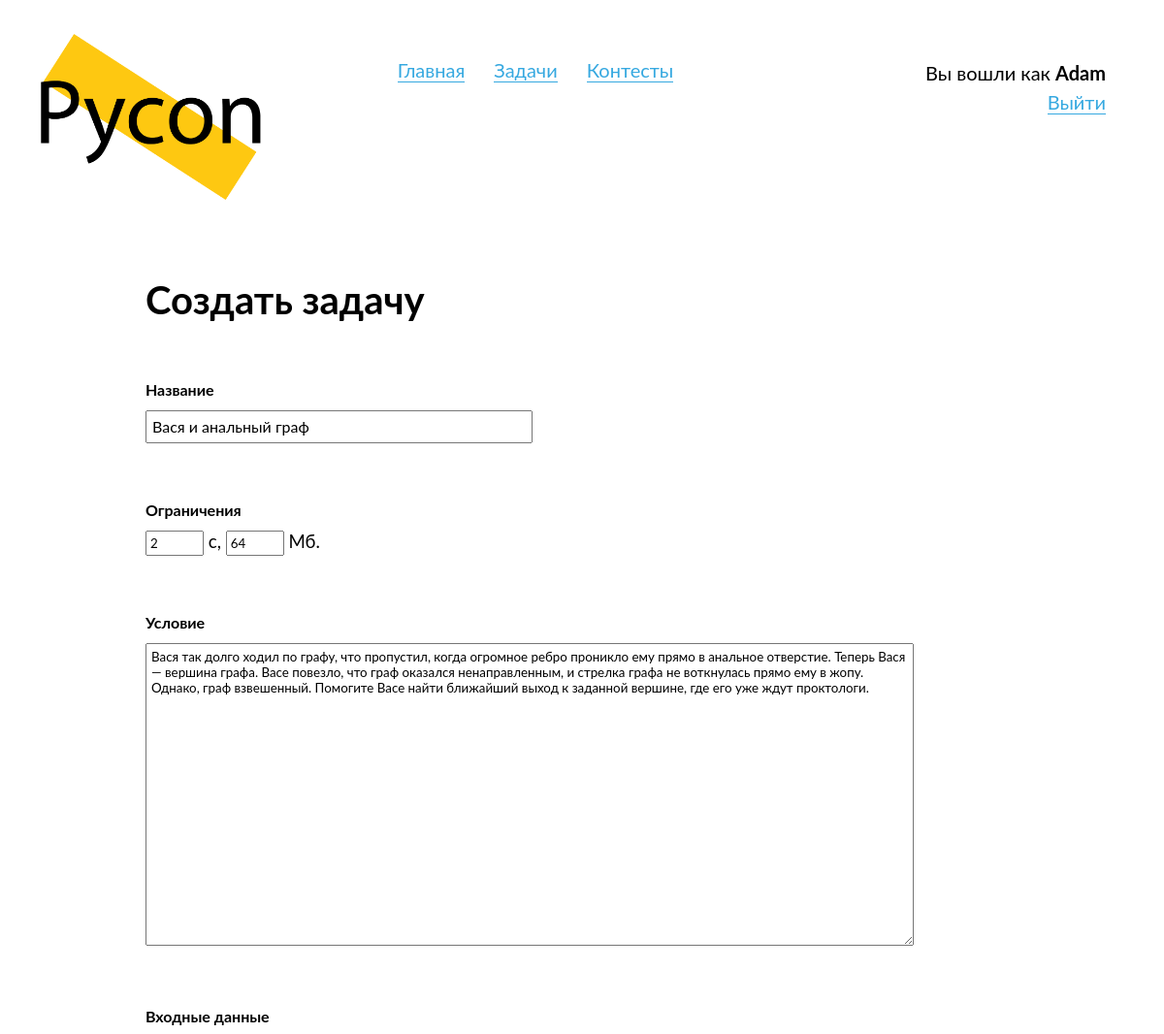
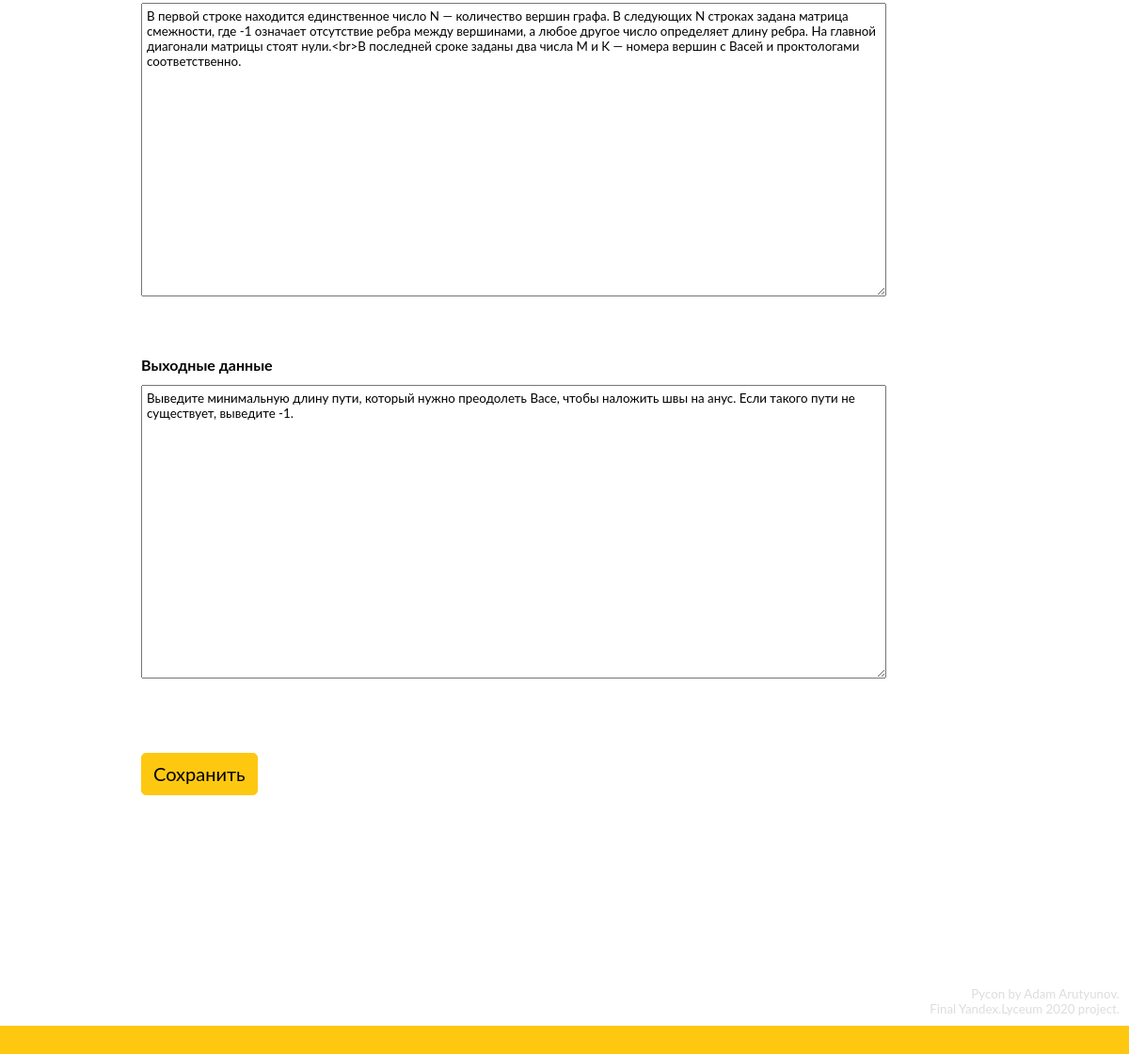
Before: /problems/1/edit (signed in) with the older database file (2 pictures, top to bottom).
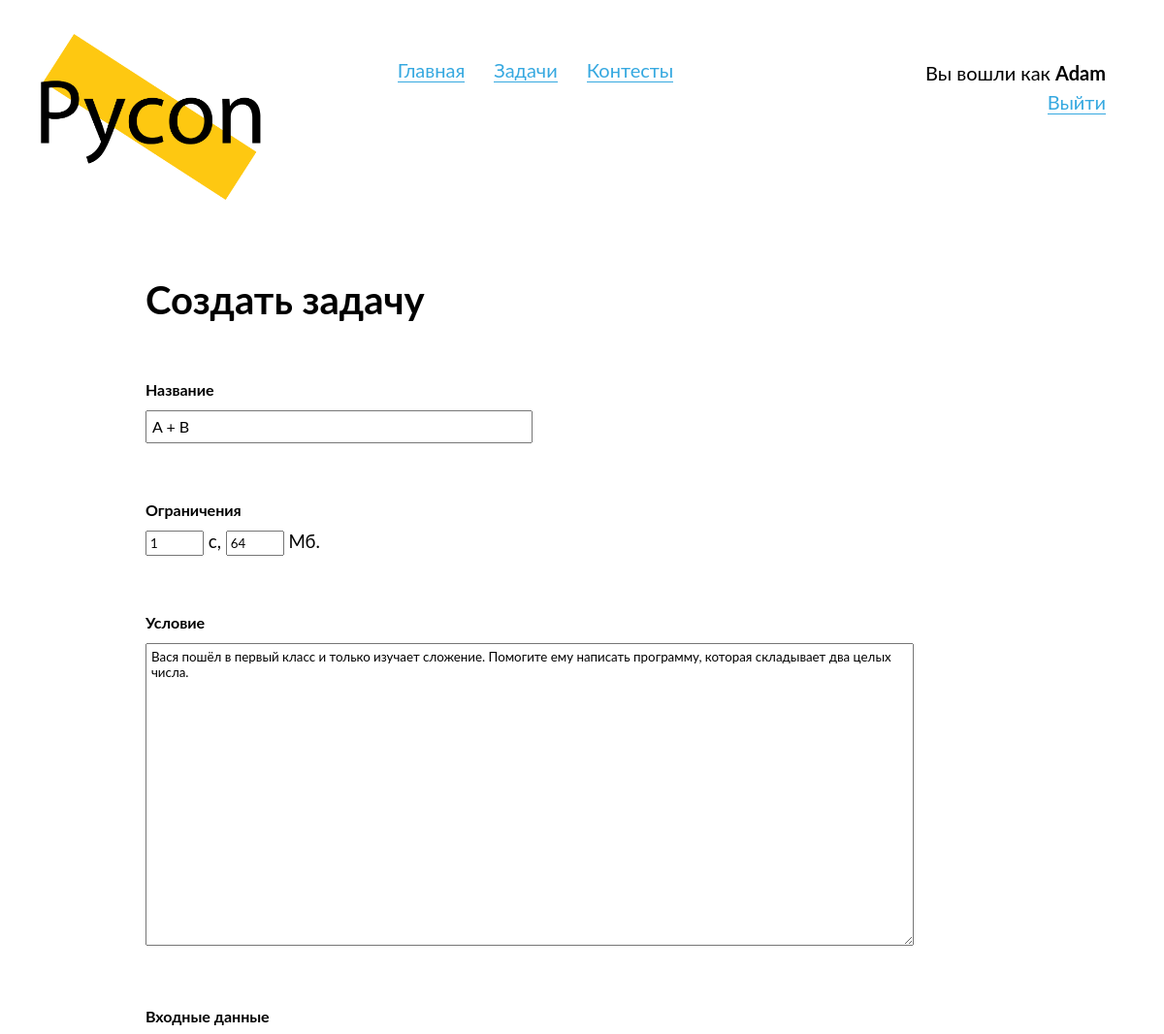
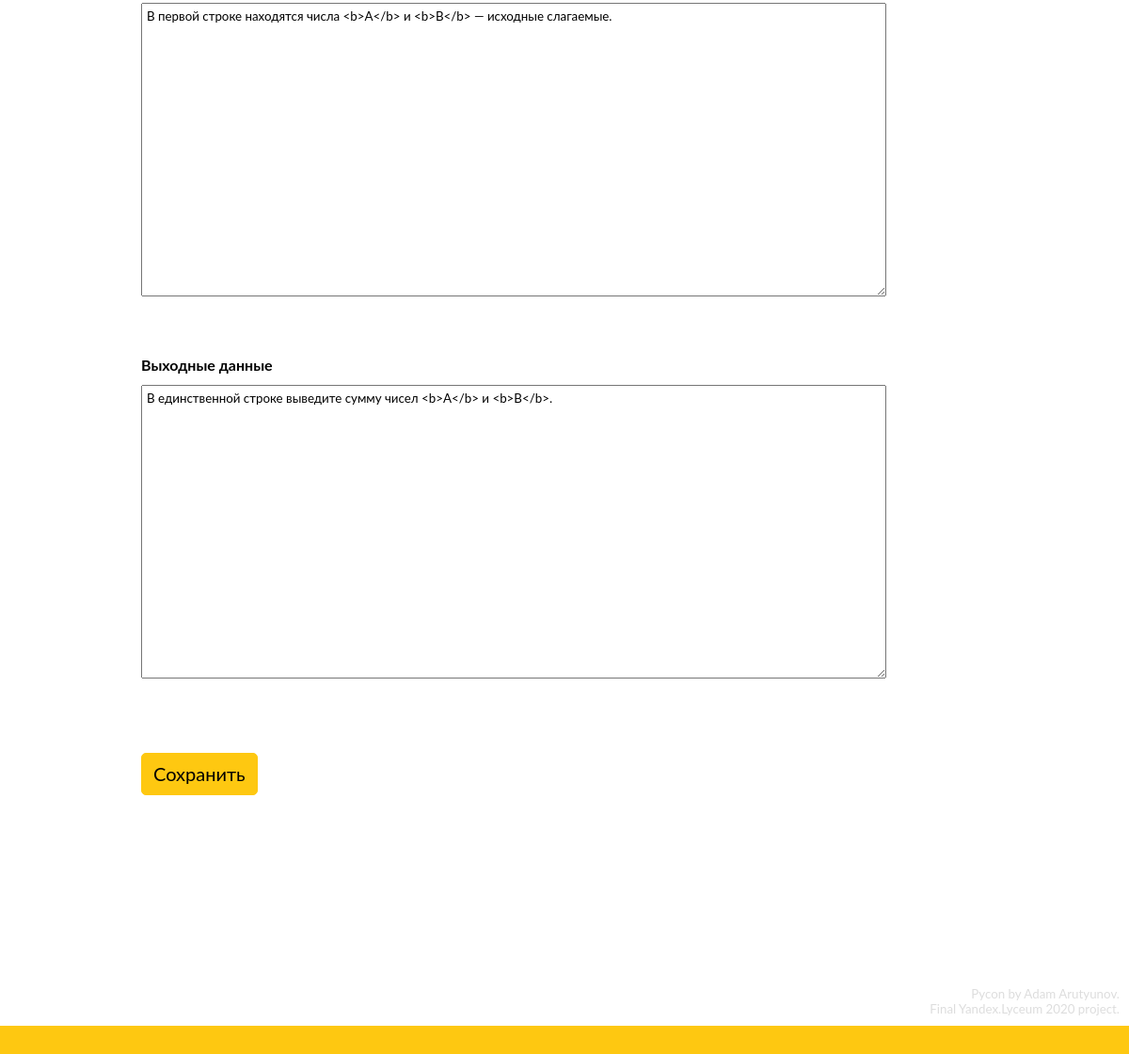
After: the same page with the newer database file (2 pictures, top to bottom).
### data/models/problem.py (models this page shows, shortened)
class Problem(SqlAlchemyBase, SerializerMixin):
    __tablename__ = 'problems'
    id = Column(Integer, primary_key=True, autoincrement=True)
    name = Column(String, nullable=True)
    situation = Column(String, nullable=False)
    input_data = Column(String, nullable=True)
    output_data = Column(String, nullable=True)
    tests = orm.relation("Test", back_populates='problem')
    time_limit = Column(Integer, nullable=True)
    memory_limit = Column(Integer, nullable=True)

### Pycon.py (the view, shortened to what this page needs)
@app.route('/problems/<int:problem_id>/edit', methods=["GET", "POST"])
@login_required
@admin_required
def edit_problem(problem_id):
    session = db_session.create_session()
    problem = session.query(Problem).get(problem_id)
    if not problem:
        abort(404)
    form = CreateProblemForm()
    form.problem_name.data = problem.name
    form.situation.data = problem.situation
    form.input_data.data = problem.input_data
    form.output_data.data = problem.output_data
    form.time_limit.data = problem.time_limit
    form.memory_limit.data = problem.memory_limit
    return render_template('create_problem.html', title=f"Редактирование задачи №{problem_id}",
                           form=form, action="Сохранить")

### forms/create_problem.py
class CreateProblemForm(FlaskForm):
    problem_name = StringField('Название')
    time_limit = IntegerField()
    memory_limit = IntegerField()
    situation = StringField('Условие', validators=[DataRequired()], widget=TextArea())
    input_data = StringField('Входные данные', widget=TextArea())
    output_data = StringField('Выходные данные', widget=TextArea())
    submit = SubmitField('Создать')

### Pycon.py (called while the page is built)
def admin_required(func):
    @wraps(func)
    def new_func(*args, **kwargs):
        if current_user.is_admin():
            return func(*args, **kwargs)
        abort(403)
    return new_func

@login_manager.user_loader
def load_user(user_id):
    session = db_session.create_session()
    return session.query(User).get(user_id)

### data/db_session.py (called while the page is built)
def create_session() -> Session:
    global __scoped_session
    return __scoped_session

### data/models/user.py (called while the page is built)
    def is_admin(self):
        if self.role == 1:
            return True
        return False

### templates/create_problem.html (shortened to what this page needs)
{% extends "base.html" %}
{% block content %}
  <h2>
    Создать задачу
  </h2>
  <form action="" method="post">
    <div class="normal-block">
      <h3>
        {{ form.problem_name.label }}
      </h3>
      {{ form.problem_name(class="static-input") }}<br>
    </div>
    <div class="normal-block">
      <h3>
        <label>
          Ограничения
        </label>
      </h3>
      {{ form.time_limit(class="ok-so-basically-im-very-smol", type="number") }} с,
      {{ form.memory_limit(class="ok-so-basically-im-very-smol", type="number") }} Мб.
    </div>
    <div class="normal-block">
      <h3>
        {{ form.situation.label }}
      </h3>
      {{ form.situation(placeholder="Поддерживается HTML.") }}<br>
    </div>
    <div class="normal-block">
      <h3>
        {{ form.input_data.label }}
      </h3>
      {{ form.input_data(placeholder="Поддерживается HTML.") }}<br>
    </div>
    <div class="normal-block">
      <h3>
        {{ form.output_data.label }}
      </h3>
      {{ form.output_data(placeholder="Поддерживается HTML.") }}<br>
    </div>
    <div class="big-block">
      {{ form.submit(type="submit", value=action) }}
    </div>
  </form>
{% endblock %}

Changed rows visible on the page:
changed Problem: time_limit "2" → "1"; situation "Вася так долго ходил по графу, что пропустил, когда огромное ребро проникло ему прямо в анальное отверстие. Теперь Вася — вершина графа. Васе повезло, что граф оказался ненаправленным, и стрелка графа не воткнулась прямо ему в жопу. Однако, граф взвешенный. Помогите Васе найти ближайший выход к заданной вершине, где его уже ждут проктологи." → "Вася пошёл в первый класс и только изучает сложение. Помогите ему написать программу, которая складывает два целых числа."; input_data "В первой строке находится единственное число N — количество вершин графа. В следующих N строках задана матрица смежности, где -1 означает отсутствие ребра между вершинами, а любое другое число определяет длину ребра. На главной диагонали матрицы стоят нули.<br>В последней сроке заданы два числа M и K — номера вершин с Васей и проктологами соответственно." → "В первой строке находятся числа <b>A</b> и <b>B</b> — исходные слагаемые."; output_data "Выведите минимальную длину пути, который нужно преодолеть Васе, чтобы наложить швы на анус. Если такого пути не существует, выведите -1." → "В единственной строке выведите сумму чисел <b>A</b> и <b>B</b>."
Other visible differences:
form field problem_name: "Вася и анальный граф" → "A + B"
